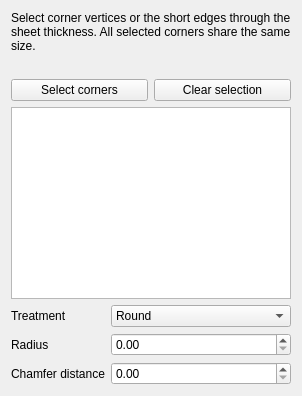
<?xml version="1.0" encoding="UTF-8"?>
<ui version="4.0">
 <class>SMCornerTreatmentTaskPanel</class>
 <widget class="QWidget" name="SMCornerTreatmentTaskPanel">
  <property name="windowTitle"><string>Corner Round / Chamfer</string></property>
  <layout class="QVBoxLayout" name="verticalLayout">
   <item><widget class="QLabel" name="Instructions">
    <property name="text"><string>Select corner vertices or the short edges through the sheet thickness. All selected corners share the same size.</string></property>
    <property name="wordWrap"><bool>true</bool></property>
   </widget></item>
   <item><widget class="QLabel" name="ErrorMessage">
    <property name="wordWrap"><bool>true</bool></property>
    <property name="text"><string/></property>
   </widget></item>
   <item><layout class="QHBoxLayout" name="selectionButtons">
    <item><widget class="QPushButton" name="AddRemove">
     <property name="text"><string>Select corners</string></property>
     <property name="checkable"><bool>true</bool></property>
    </widget></item>
    <item><widget class="QPushButton" name="pushClearSel">
     <property name="text"><string>Clear selection</string></property>
    </widget></item>
   </layout></item>
   <item><widget class="QTreeWidget" name="tree">
    <property name="headerHidden"><bool>true</bool></property>
    <column><property name="text"><string>Object</string></property></column>
    <column><property name="text"><string>Corner</string></property></column>
   </widget></item>
   <item><layout class="QFormLayout" name="parameters">
    <item row="0" column="0"><widget class="QLabel" name="TreatmentLabel">
     <property name="text"><string>Treatment</string></property>
    </widget></item>
    <item row="0" column="1"><widget class="QComboBox" name="Treatment">
     <item><property name="text"><string>Round</string></property></item>
     <item><property name="text"><string>Chamfer</string></property></item>
    </widget></item>
    <item row="1" column="0"><widget class="QLabel" name="RadiusLabel">
     <property name="text"><string>Radius</string></property>
    </widget></item>
    <item row="1" column="1"><widget class="Gui::QuantitySpinBox" name="Radius">
     <property name="minimum" stdset="0"><double>0.000001</double></property>
    </widget></item>
    <item row="2" column="0"><widget class="QLabel" name="ChamferLabel">
     <property name="text"><string>Chamfer distance</string></property>
    </widget></item>
    <item row="2" column="1"><widget class="Gui::QuantitySpinBox" name="ChamferSize">
     <property name="minimum" stdset="0"><double>0.000001</double></property>
     <property name="toolTip"><string>Equal setback measured along both sides of each corner.</string></property>
    </widget></item>
   </layout></item>
  </layout>
 </widget>
 <customwidgets><customwidget>
  <class>Gui::QuantitySpinBox</class><extends>QDoubleSpinBox</extends><header>Gui/QuantitySpinBox.h</header>
 </customwidget></customwidgets>
 <resources/>
 <connections/>
</ui>
